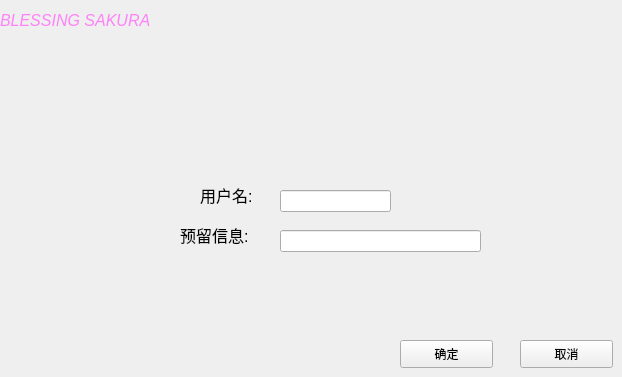
    <widget class="QWidget" name="page_6">
     <widget class="QLabel" name="label_40">
      <property name="geometry">
       <rect>
        <x>200</x>
        <y>180</y>
        <width>71</width>
        <height>31</height>
       </rect>
      </property>
      <property name="text">
       <string>&lt;html&gt;&lt;head/&gt;&lt;body&gt;&lt;p&gt;&lt;span style=&quot; font-size:12pt;&quot;&gt;用户名:&lt;/span&gt;&lt;/p&gt;&lt;/body&gt;&lt;/html&gt;</string>
      </property>
     </widget>
     <widget class="QLabel" name="label_41">
      <property name="geometry">
       <rect>
        <x>180</x>
        <y>220</y>
        <width>91</width>
        <height>31</height>
       </rect>
      </property>
      <property name="text">
       <string>&lt;html&gt;&lt;head/&gt;&lt;body&gt;&lt;p&gt;&lt;span style=&quot; font-size:12pt;&quot;&gt;预留信息:&lt;/span&gt;&lt;/p&gt;&lt;/body&gt;&lt;/html&gt;</string>
      </property>
     </widget>
     <widget class="QLineEdit" name="lineEdit_3">
      <property name="geometry">
       <rect>
        <x>280</x>
        <y>230</y>
        <width>201</width>
        <height>22</height>
       </rect>
      </property>
     </widget>
     <widget class="QLineEdit" name="lineEdit_4">
      <property name="geometry">
       <rect>
        <x>280</x>
        <y>190</y>
        <width>111</width>
        <height>22</height>
       </rect>
      </property>
     </widget>
     <widget class="QPushButton" name="pushButton_10">
      <property name="geometry">
       <rect>
        <x>400</x>
        <y>340</y>
        <width>93</width>
        <height>28</height>
       </rect>
      </property>
      <property name="text">
       <string>确定</string>
      </property>
     </widget>
     <widget class="QPushButton" name="pushButton_11">
      <property name="geometry">
       <rect>
        <x>520</x>
        <y>340</y>
        <width>93</width>
        <height>28</height>
       </rect>
      </property>
      <property name="text">
       <string>取消</string>
      </property>
     </widget>
     <widget class="QLabel" name="label_43">
      <property name="geometry">
       <rect>
        <x>0</x>
        <y>0</y>
        <width>171</width>
        <height>41</height>
       </rect>
      </property>
      <property name="text">
       <string>&lt;html&gt;&lt;head/&gt;&lt;body&gt;&lt;p&gt;&lt;span style=&quot; font-size:12pt; font-style:italic; color:#ff81f9;&quot;&gt;BLESSING SAKURA&lt;/span&gt;&lt;/p&gt;&lt;/body&gt;&lt;/html&gt;</string>
      </property>
     </widget>
    </widget>
